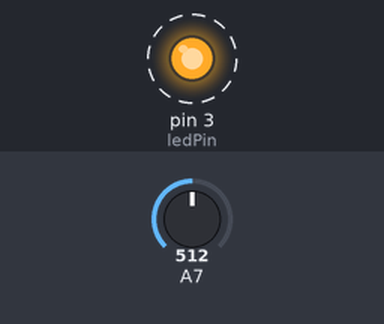
A sketch run on a simulated Arduino Nano, built with avr-gcc and run on an emulated ATmega328P. Shown: output pins drawn as LEDs (lit = HIGH). Dashed ring = blinking. The inputs (shaded band) are chosen by the test bench; at power-on: A7 = 512. What the sketch prints to the serial monitor is not drawn.

Above: at 0.4 s.
Timing chart, 0 to 4.6 s (numbered marks = the images above):
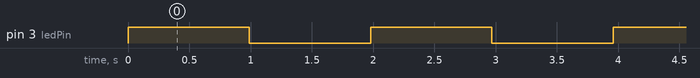

Measured:
- by itself, pin 3 (ledPin): alternates HIGH for 0.99 s and LOW for 0.99 s

The sketch:

freeRTOS_1.0.0.ino
```cpp
//freeRTOS_1.0.0
#include <Arduino_FreeRTOS.h>
#include "rtosTasks.h"

// define two tasks for Blink and AnalogRead
void TaskBlink( void *pvParameters );
void TaskAnalogRead( void *pvParameters );


// the setup function runs once when you press reset or power the board
void setup()
{
  // initialize serial communication at 9600 bits per second:
  Serial.begin(9600);

  // Now set up two tasks to run independently.
  xTaskCreate(TaskBlink     , "Blink"     , 128,  NULL, 2,  NULL);
  xTaskCreate(TaskAnalogRead, "AnalogRead", 128,  NULL, 1,  NULL);

  // Now the task scheduler, which takes over control of scheduling individual tasks, is automatically started.
}

void loop()
{
// Empty. Things are done in Tasks. Never Block or delay.
}


/*xTaskCreate(
TaskBlink
, "Blink" // A name just for humans
, 128      // This stack size can be checked and adjusted by reading the Stack Highwater
, NULL
, 2        // Priority, with 3 (configMAX_PRIORITIES - 1) being the highest, and 0 being the lowest.
, NULL );*/
```

rtosTasks.cpp
```cpp
#include "rtosTasks.h"

// Define your constants or any other global variables here

const int ledPin = 3;  // Move this declaration to tasks.cpp if it's not declared globally

// TaskBlink implementation
void TaskBlink(void *pvParameters)
{
  (void)pvParameters;

  // initialize digital pin ledPin as an output.
  pinMode(ledPin, OUTPUT);

  for (;;)
  {
    digitalWrite(ledPin, HIGH);                   // turn the LED on (HIGH is the voltage level)
    vTaskDelay(1000 / portTICK_PERIOD_MS);        // wait for one second
    digitalWrite(ledPin, LOW);                    // turn the LED off by making the voltage LOW
    vTaskDelay(1000 / portTICK_PERIOD_MS);        // wait for one second
  }
}


// TaskAnalogRead implementation
void TaskAnalogRead(void *pvParameters)
{
  (void)pvParameters;

  for (;;)
  {
    // read the input on analog pin 0:
    int sensorValue = analogRead(A7);

    // print out the value you read:
    Serial.print("Potentiometer Value: ");  // Move the cursor back to the beginning of the line using '\r'
    Serial.println(sensorValue);

    vTaskDelay(500 / portTICK_PERIOD_MS); // one tick delay (15ms) in between reads for stability
  }
}
```

rtosTasks.h
```cpp
#ifndef RTOSTASKS_H
#define RTOSTASKS_H

#include <Arduino.h>
#include <Arduino_FreeRTOS.h>

// Function prototypes for tasks
void TaskBlink(void *pvParameters);
void TaskAnalogRead(void *pvParameters);

#endif // RTOSTASKS_H
```
